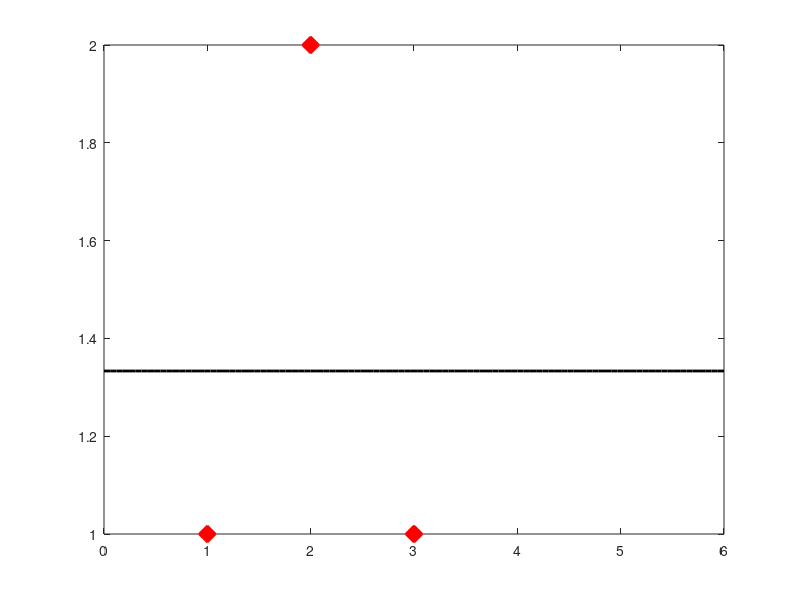

The MATLAB source for this figure:
function [] = graph()

data = dlmread('data.csv');

disp(data);

x = data(:, 1);
y = data(:, 2);

disp(y);
a = data(1, 4);
b = data(1, 5);

mnkX = linspace(0, max(x)*2);
mnkY = a*mnkX+b;

coords = plot(x, y, 'rx');
set(coords, 'LineWidth', 10);
hold on;
mnk = plot(mnkX, mnkY, '-k');
set(mnk, 'LineWidth', 2);
hold off;
end